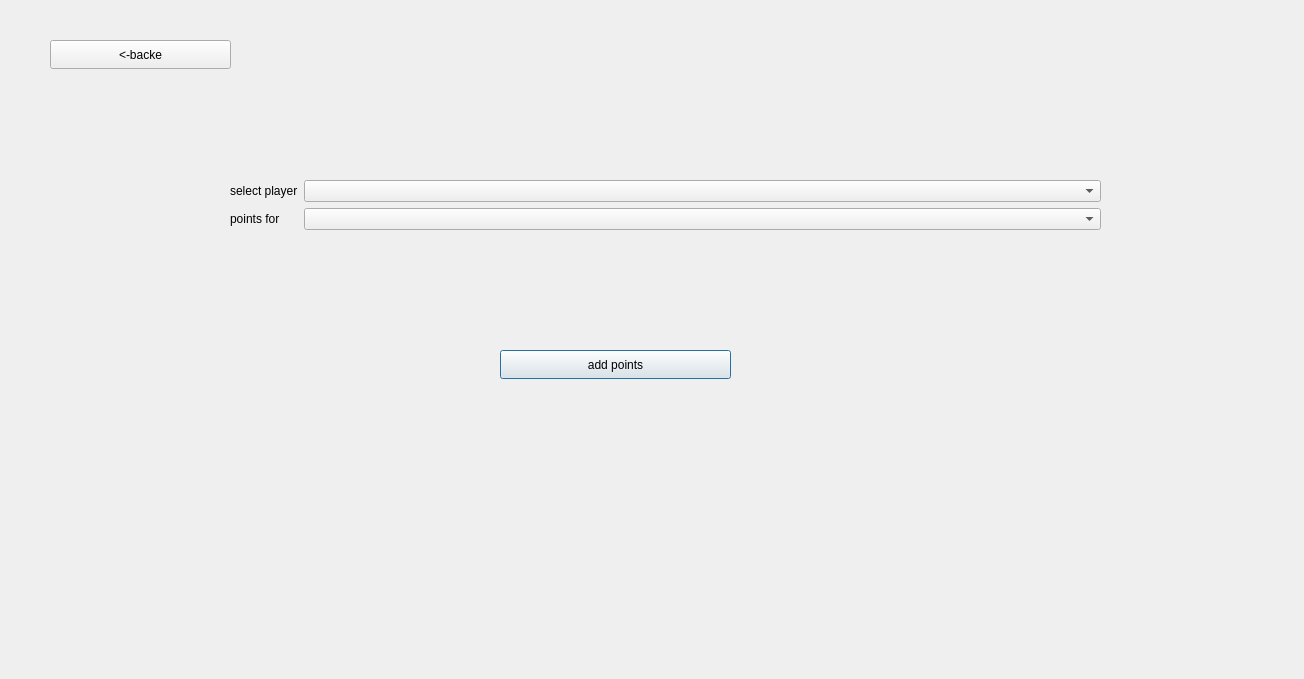
<?xml version="1.0" encoding="UTF-8"?>
<ui version="4.0">
 <class>updatepoints</class>
 <widget class="QDialog" name="updatepoints">
  <property name="geometry">
   <rect>
    <x>0</x>
    <y>0</y>
    <width>1304</width>
    <height>679</height>
   </rect>
  </property>
  <property name="windowTitle">
   <string>Dialog</string>
  </property>
  <property name="styleSheet">
   <string notr="true">updatepoints{
	background-image: url(:/background/fantasy.png);
}</string>
  </property>
  <widget class="QPushButton" name="addpoints">
   <property name="geometry">
    <rect>
     <x>500</x>
     <y>350</y>
     <width>231</width>
     <height>29</height>
    </rect>
   </property>
   <property name="text">
    <string>add points</string>
   </property>
  </widget>
  <widget class="QPushButton" name="back">
   <property name="geometry">
    <rect>
     <x>50</x>
     <y>40</y>
     <width>181</width>
     <height>29</height>
    </rect>
   </property>
   <property name="text">
    <string>&lt;-backe</string>
   </property>
  </widget>
  <widget class="QWidget" name="formLayoutWidget">
   <property name="geometry">
    <rect>
     <x>230</x>
     <y>180</y>
     <width>871</width>
     <height>71</height>
    </rect>
   </property>
   <layout class="QFormLayout" name="formLayout_2">
    <item row="0" column="0">
     <widget class="QLabel" name="selectPlayerLabel_2">
      <property name="text">
       <string>select player</string>
      </property>
     </widget>
    </item>
    <item row="0" column="1">
     <widget class="QComboBox" name="selectPlayerComboBox_2"/>
    </item>
    <item row="1" column="0">
     <widget class="QLabel" name="pointsForLabel_2">
      <property name="text">
       <string>points for</string>
      </property>
     </widget>
    </item>
    <item row="1" column="1">
     <widget class="QComboBox" name="pointsForComboBox_2"/>
    </item>
   </layout>
  </widget>
 </widget>
 <resources/>
 <connections/>
</ui>
